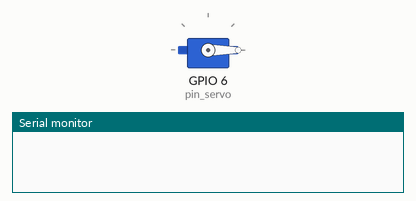
A sketch run on a simulated ESP8266 (NodeMCU). Parts: servo, the last lines printed to the serial monitor.

Above: at 0.0 s.
At 9.1 s:
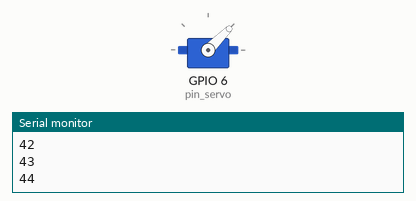
At 18.1 s:
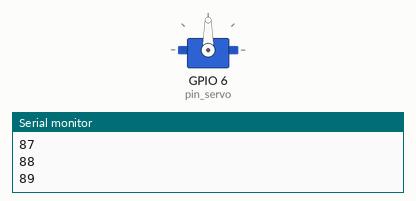
At 36.16 s:
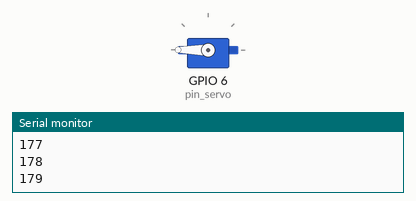
Timing chart, 0 to 40.0 s (numbered marks = the images above):
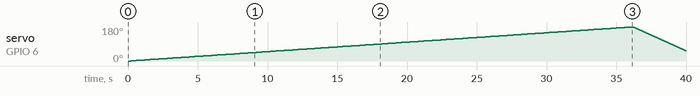

The sketch:

servoMoteur.ino
```cpp
//https://projetsdiy.fr/piloter-servomoteur-arduino/
#include <Servo.h>
//angle de 0° à 180°

Servo myservo;  // création de l'objet myservo

//cable jaune sur 6
int pin_servo = 6;       // Pin 6 sur lequel est branché le servo sur l'Arduino si vous utilisez un ESP32 remplacez le 6 par 4 et si vous utilisez un ESP8266 remplacez le 6 par 2

int pos = 0;             // variable permettant de conserver la position du servo
int angle_initial = 0;   //angle initial
int angle_final = 180;   //angle final
int increment = 1;       //incrément entre chaque position
bool angle_actuel = true;//Envoi sur le port série la position courante du servomoteur

void setup() {
  Serial.begin(9600);
  while(!Serial){;}
  myservo.attach(pin_servo);  // attache le servo au pin spécifié sur l'objet myservo

}

void loop() {
  for (pos = angle_initial; pos <= angle_final; pos += increment) { // Déplace le servo de 0 à 180 degrées par pas de 1 degrée
    myservo.write(pos);              // Demande au servo de se déplacer à cette position angulaire
    delay(200);                       // Attend x ms entre chaque changement de position
    if (angle_actuel) {
        Serial.println(myservo.read());

    }
  }
  for (pos = angle_final; pos >= angle_initial; pos -= increment) { // Fait le chemin inverse
    myservo.write(pos);
    delay(30);
    if (angle_actuel) {
        Serial.println(myservo.read());
    }
  }
}
```

Measured:
- by itself, servo on GPIO 6 (pin_servo): rises from 0° to 180° in 35.8 s, then falls to 54° in 4.0 s
